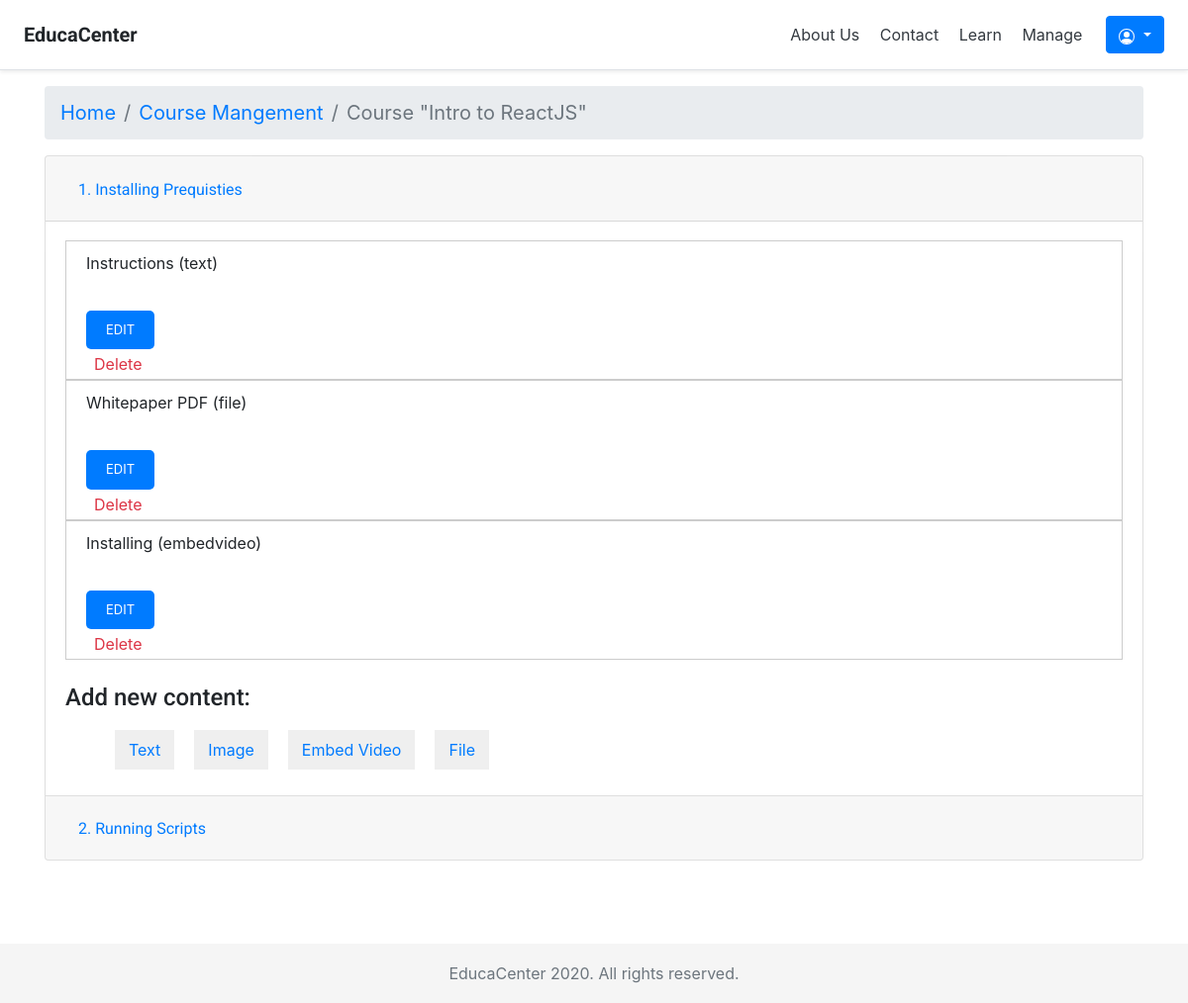
/courses/module/5/ (signed in), run on the app's committed database.
### courses/models.py (models this page shows, shortened)
class Course(models.Model):
    owner = models.ForeignKey(User,related_name='courses_created',
                            on_delete=models.CASCADE)
    subject = models.ForeignKey(Subject,
                            related_name='courses',
                            on_delete=models.CASCADE)
    title = models.CharField(max_length=200)
    slug = models.SlugField(max_length=200, unique=True)
    overview = models.TextField()
    created = models.DateTimeField(auto_now_add=True)
    students = models.ManyToManyField(User,
                                    related_name='courses_joined',
                                    blank=True)
    class Meta:
        ordering = ['-created']

class Module(models.Model):
    course = models.ForeignKey(Course,
                        related_name='modules',
                        on_delete=models.CASCADE)
    title = models.CharField(max_length=200)
    description = models.TextField(blank=True)
    order = OrderField(blank=True, for_fields=['course'])
    class Meta:
        ordering = ['order']

class Content(models.Model):
    module = models.ForeignKey(Module,
                        related_name='contents',
                        on_delete=models.CASCADE)
    content_type = models.ForeignKey(ContentType,
                        on_delete=models.CASCADE,
                        limit_choices_to={'model__in':(
                            'text','embedvideo','image','file')})
    object_id = models.PositiveIntegerField()
    item = GenericForeignKey('content_type', 'object_id')
    order = OrderField(blank=True, for_fields=['module'])
    class Meta:
        ordering = ['order']

class ItemBase(models.Model):
    owner = models.ForeignKey(User,
                        related_name='%(class)s_related',
                        on_delete=models.CASCADE)
    title = models.CharField(max_length=250)
    created = models.DateTimeField(auto_now_add=True)
    updated = models.DateTimeField(auto_now=True)
    class Meta:
        abstract = True
    def __str__(self):
        return self.title

class Text(ItemBase):
    content = models.TextField()

class File(ItemBase):
    file = models.FileField(upload_to='files')

class EmbedVideo(ItemBase):
    url = models.URLField()

### courses/views.py (the view)
class ModuleContentListView(TemplateResponseMixin, View):
    template_name = 'courses/manage/module/content_list.html'
    def get(self, request, module_id):
        module = get_object_or_404(Module,
                                id=module_id,
                                course__owner=request.user)
        return self.render_to_response({'module': module})

### courses/templatetags/course.py (called while the page is built)
@register.filter
def model_name(obj):
    try:
        return obj._meta.model_name
    except AttributeError:
        return None

### courses/templates/courses/manage/module/content_list.html (shortened to what this page needs)
{% extends "base.html" %}
{% load course %}
{% block content %}
{% with course=module.course %}
<nav aria-label="breadcrumb">
  <ol class="breadcrumb"  style="font-size: 20px;">
    <li class="breadcrumb-item"><a href="{% url "course_list" %}">Home</a></li>
    <li class="breadcrumb-item"><a href="{% url "manage_course_list" %}">Course Mangement</a></li>
    <li class="breadcrumb-item active" aria-current="page">Course "{{ course.title }}"</li>
  </ol>
</nav>
<div class="accordion" id="accordionExample">
{% for m in course.modules.all %}
  <div class="card">
    <div class="card-header" id="heading{{ m.id }}">
      <h2 class="mb-0">
        <button class="btn btn-link" type="button" data-toggle="collapse" data-target="#collapse{{ m.id }}" aria-expanded="true" aria-controls="collapse{{ m.id }}">
          <li style="list-style-type: none;" data-id="{{ m.id }}" {% if m == module %} class="selected" {% endif %}>
            <a href="{% url "module_content_list" m.id %}">
                <span>
            <span class="order">{{ m.order|add:1 }}.</span>
                </span>
                {{ m.title }}
            </a>
        </li>
        </button>
      </h2>
    </div>
    <div id="collapse{{ m.id }}" {% if m == module %}  class="collapse show" {% else %} class="collapse hide" {% endif %} aria-labelledby="heading{{ m.id }}" data-parent="#accordionExample">
      <div class="card-body">
    <div id="module-contents">
        {% for content in module.contents.all %}
        <div data-id="{{ content.id }}">
            {% with item=content.item %}
            <p>{{ item }} ({{ item|model_name }})</p>
            <a href="{% url "module_content_update" module.id item|model_name item.id%}"><button type="button" class="btn btn-primary" style="border-radius:5px;
    font-size:13px;
    text-transform:uppercase;
    border:none;
    padding:10px 20px;
    margin:20px 0;">Edit </button></a>
            <form action="{% url "module_content_delete" content.id %}" method="post">
                <input type="submit" class="button" value="Delete">
            </form>
            {% endwith %}
        </div>
        {% empty %}
        <p>This module has no contents yet.</p>
        {% endfor %}
    </div> <br>
    <h4>Add new content:</h4>
    <ul class="content-types">
        <li><a href="{% url "module_content_create" module.id "text" %}">
                Text</a></li>
        <li><a href="{% url "module_content_create" module.id "image" %}">
                Image</a></li>
        <li><a href="{% url "module_content_create" module.id "embedvideo" %}">
                Embed Video</a></li>
        <li><a href="{% url "module_content_create" module.id "file" %}">
                File</a></li>
    </ul>
</div>
    </div>
  </div>
  {% endfor %}
  </div>
  <br>
{% endwith %}
{% endblock %}

### courses/static/css/base.css (style rules this page uses)
body { margin:0; font-family:'Roboto', sans-serif; font-weight:400; color:#333; padding-bottom: 120px; }
a { color:#3fad37; text-decoration:none; }
ul { float:left; }
h1, h2, h3, h4, h5, h6 { font-family:'Roboto', sans-serif; font-weight:300; }
ul.content-types li { list-style:none; float:left; margin:10px; background:#efefef; padding:8px 14px; }
input, select, textarea { border:1px solid #ccc; border-bottom:3px solid #ccc; padding:8px 12px; font-size:16px; font-family:'Roboto', sans-serif; float:left; clear:both; }
input[type=submit], a.button { border-radius:5px; background: #007bff; color:#fff; font-size:16px; text-transform:uppercase; border:none; padding:10px 20px; margin:20px 0; }
#module-contents div { padding:10px 20px; border:1px solid #ccc; background:#fff }
#module-contents form { margin:0; padding:0; }
#module-contents input[type=submit] { border-radius:1px; font-size:16px; color: #dc3545; background: #fff; margin: -17px 8px 0; padding:0; float:left; text-transform:none; }

### data on the page
Course: title "Intro to ReactJS"
Module: order|add "1", title "Installing Prequisties"
Content: item "Instructions", item|model_name "text"
Content: item "Whitepaper PDF", item|model_name "file"
Content: item "Installing", item|model_name "embedvideo"
Module: order|add "2", title "Running Scripts"
